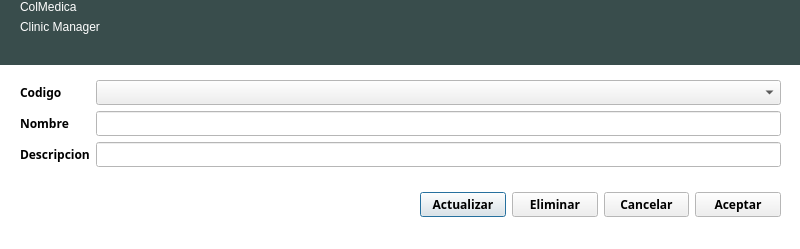
<?xml version="1.0" encoding="UTF-8"?>
<ui version="4.0">
 <class>dialogModificarArea</class>
 <widget class="QDialog" name="dialogModificarArea">
  <property name="geometry">
   <rect>
    <x>0</x>
    <y>0</y>
    <width>800</width>
    <height>249</height>
   </rect>
  </property>
  <property name="palette">
   <palette>
    <active>
     <colorrole role="Base">
      <brush brushstyle="SolidPattern">
       <color alpha="255">
        <red>255</red>
        <green>255</green>
        <blue>255</blue>
       </color>
      </brush>
     </colorrole>
     <colorrole role="Window">
      <brush brushstyle="SolidPattern">
       <color alpha="255">
        <red>255</red>
        <green>255</green>
        <blue>255</blue>
       </color>
      </brush>
     </colorrole>
    </active>
    <inactive>
     <colorrole role="Base">
      <brush brushstyle="SolidPattern">
       <color alpha="255">
        <red>255</red>
        <green>255</green>
        <blue>255</blue>
       </color>
      </brush>
     </colorrole>
     <colorrole role="Window">
      <brush brushstyle="SolidPattern">
       <color alpha="255">
        <red>255</red>
        <green>255</green>
        <blue>255</blue>
       </color>
      </brush>
     </colorrole>
    </inactive>
    <disabled>
     <colorrole role="Base">
      <brush brushstyle="SolidPattern">
       <color alpha="255">
        <red>255</red>
        <green>255</green>
        <blue>255</blue>
       </color>
      </brush>
     </colorrole>
     <colorrole role="Window">
      <brush brushstyle="SolidPattern">
       <color alpha="255">
        <red>255</red>
        <green>255</green>
        <blue>255</blue>
       </color>
      </brush>
     </colorrole>
    </disabled>
   </palette>
  </property>
  <property name="cursor">
   <cursorShape>PointingHandCursor</cursorShape>
  </property>
  <property name="windowTitle">
   <string>Modificar Area</string>
  </property>
  <property name="autoFillBackground">
   <bool>true</bool>
  </property>
  <widget class="QWidget" name="widgetCuerpo" native="true">
   <property name="geometry">
    <rect>
     <x>10</x>
     <y>70</y>
     <width>781</width>
     <height>161</height>
    </rect>
   </property>
   <property name="font">
    <font>
     <family>Ubuntu Condensed</family>
     <weight>75</weight>
     <bold>true</bold>
    </font>
   </property>
   <property name="autoFillBackground">
    <bool>true</bool>
   </property>
   <widget class="QWidget" name="layoutWidget">
    <property name="geometry">
     <rect>
      <x>10</x>
      <y>10</y>
      <width>761</width>
      <height>89</height>
     </rect>
    </property>
    <layout class="QGridLayout" name="gridLayout">
     <item row="0" column="2">
      <widget class="QComboBox" name="comboBoxCodigo">
       <property name="font">
        <font>
         <weight>50</weight>
         <bold>false</bold>
        </font>
       </property>
      </widget>
     </item>
     <item row="0" column="0">
      <widget class="QLabel" name="labelCodigo">
       <property name="text">
        <string>Codigo</string>
       </property>
      </widget>
     </item>
     <item row="2" column="2">
      <widget class="QLineEdit" name="lineEditDescripcion">
       <property name="font">
        <font>
         <weight>50</weight>
         <bold>false</bold>
        </font>
       </property>
      </widget>
     </item>
     <item row="2" column="0">
      <widget class="QLabel" name="labelDescripcion">
       <property name="text">
        <string>Descripcion</string>
       </property>
      </widget>
     </item>
     <item row="1" column="0">
      <widget class="QLabel" name="labelNombre">
       <property name="text">
        <string>Nombre</string>
       </property>
      </widget>
     </item>
     <item row="1" column="2">
      <widget class="QLineEdit" name="lineEditNombre">
       <property name="font">
        <font>
         <weight>50</weight>
         <bold>false</bold>
        </font>
       </property>
      </widget>
     </item>
    </layout>
   </widget>
   <widget class="QWidget" name="layoutWidget_2">
    <property name="geometry">
     <rect>
      <x>410</x>
      <y>120</y>
      <width>361</width>
      <height>29</height>
     </rect>
    </property>
    <layout class="QHBoxLayout" name="horizontalLayout">
     <item>
      <widget class="QPushButton" name="pushButtonActualizar">
       <property name="text">
        <string>Actualizar</string>
       </property>
      </widget>
     </item>
     <item>
      <widget class="QPushButton" name="pushButtonEliminar">
       <property name="text">
        <string>Eliminar</string>
       </property>
      </widget>
     </item>
     <item>
      <widget class="QPushButton" name="pushButtonCancelar">
       <property name="text">
        <string>Cancelar</string>
       </property>
      </widget>
     </item>
     <item>
      <widget class="QPushButton" name="pushButtonAceptar">
       <property name="text">
        <string>Aceptar</string>
       </property>
      </widget>
     </item>
    </layout>
   </widget>
  </widget>
  <widget class="QWidget" name="widgetCabecera" native="true">
   <property name="geometry">
    <rect>
     <x>0</x>
     <y>0</y>
     <width>800</width>
     <height>65</height>
    </rect>
   </property>
   <property name="palette">
    <palette>
     <active>
      <colorrole role="WindowText">
       <brush brushstyle="SolidPattern">
        <color alpha="255">
         <red>255</red>
         <green>255</green>
         <blue>255</blue>
        </color>
       </brush>
      </colorrole>
      <colorrole role="Base">
       <brush brushstyle="SolidPattern">
        <color alpha="255">
         <red>255</red>
         <green>255</green>
         <blue>255</blue>
        </color>
       </brush>
      </colorrole>
      <colorrole role="Window">
       <brush brushstyle="SolidPattern">
        <color alpha="255">
         <red>57</red>
         <green>77</green>
         <blue>76</blue>
        </color>
       </brush>
      </colorrole>
     </active>
     <inactive>
      <colorrole role="WindowText">
       <brush brushstyle="SolidPattern">
        <color alpha="255">
         <red>255</red>
         <green>255</green>
         <blue>255</blue>
        </color>
       </brush>
      </colorrole>
      <colorrole role="Base">
       <brush brushstyle="SolidPattern">
        <color alpha="255">
         <red>255</red>
         <green>255</green>
         <blue>255</blue>
        </color>
       </brush>
      </colorrole>
      <colorrole role="Window">
       <brush brushstyle="SolidPattern">
        <color alpha="255">
         <red>57</red>
         <green>77</green>
         <blue>76</blue>
        </color>
       </brush>
      </colorrole>
     </inactive>
     <disabled>
      <colorrole role="WindowText">
       <brush brushstyle="SolidPattern">
        <color alpha="255">
         <red>159</red>
         <green>158</green>
         <blue>158</blue>
        </color>
       </brush>
      </colorrole>
      <colorrole role="Base">
       <brush brushstyle="SolidPattern">
        <color alpha="255">
         <red>57</red>
         <green>77</green>
         <blue>76</blue>
        </color>
       </brush>
      </colorrole>
      <colorrole role="Window">
       <brush brushstyle="SolidPattern">
        <color alpha="255">
         <red>57</red>
         <green>77</green>
         <blue>76</blue>
        </color>
       </brush>
      </colorrole>
     </disabled>
    </palette>
   </property>
   <property name="autoFillBackground">
    <bool>true</bool>
   </property>
   <widget class="QWidget" name="layoutWidget_4">
    <property name="geometry">
     <rect>
      <x>20</x>
      <y>0</y>
      <width>162</width>
      <height>63</height>
     </rect>
    </property>
    <layout class="QFormLayout" name="formLayout_5">
     <item row="0" column="0">
      <widget class="QLabel" name="labelColMedica">
       <property name="styleSheet">
        <string notr="true">font: 30pt &quot;Ubuntu Condensed&quot;;
color: rgb(255, 255, 255);</string>
       </property>
       <property name="text">
        <string>ColMedica</string>
       </property>
      </widget>
     </item>
     <item row="1" column="0">
      <widget class="QLabel" name="labelClinicManager">
       <property name="text">
        <string>Clinic Manager</string>
       </property>
      </widget>
     </item>
    </layout>
   </widget>
  </widget>
 </widget>
 <resources/>
 <connections/>
</ui>
